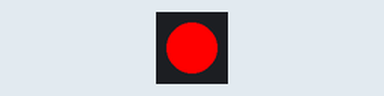
A program run on a simulated Raspberry Pi Pico running MicroPython. Parts: 1 RGB LEDs in strip order, left to right.

Above: at 0.3 s.
At 2.7 s:
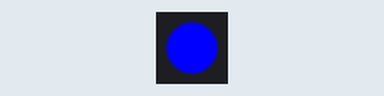
At 3.9 s:
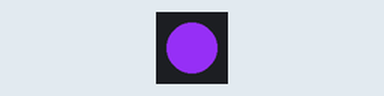
At 5.1 s:
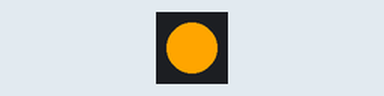
Timing chart, 0 to 5.5 s (numbered marks = the images above):
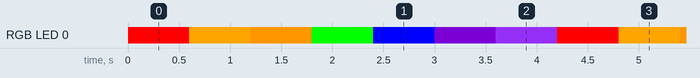

The program:

main.py
```python
import time

from machine import Pin

from neopixel import NeoPixel

# some const
RED = (255, 0, 0)
ORANGE = (255, 165, 0)
YELLOW = (255, 150, 0)
GREEN = (0, 255, 0)
BLUE = (0, 0, 255)
INDIGO = (75, 0, 130)
VIOLET = (138, 43, 226)
COLORS = (RED, ORANGE, YELLOW, GREEN, BLUE, INDIGO, VIOLET)


# init RGB led
np = NeoPixel(pin=Pin(16), n=1)

while True:
    for color in COLORS:
        np.fill(color)
        np.write()
        time.sleep_ms(6_00)
```

Measured:
- by itself, RGB LED 0: repeats every 4.2 s: RGB(255, 165, 0) 0.60 s, RGB(255, 150, 0) 0.60 s, RGB(0, 255, 0) 0.60 s, RGB(0, 0, 255) 0.60 s, RGB(75, 0, 130) 0.60 s, RGB(138, 43, 226) 0.60 s, RGB(255, 0, 0) 0.60 s
- by itself, everything shown: repeats every 4.2 s, in 7 steps
